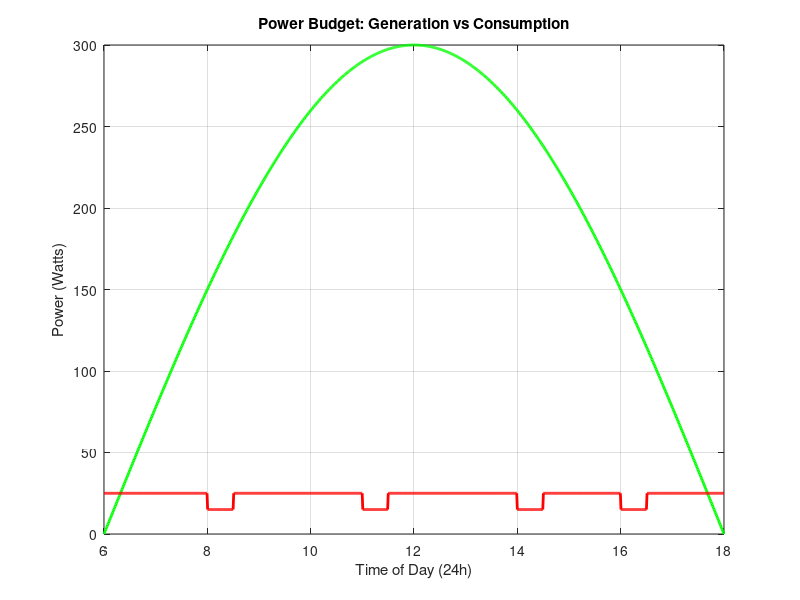

This chart was generated by the following MATLAB code:
M_payload = 2.0;       % given load
M_hw = 2.0;            % estimated mass of other components required
rho_air = 1.225;       
rho_he = 0.1786;       
delta_rho = rho_air - rho_he; 
sigma_env = 0.1;       % heavy duty mylar was around 0.07 kg/m2 but 
% rounded up higher to account for error
k = 3.5;               % length / diameter, for blimps this ratio is 
% between 3 to 5
v_cruise = 5.0;        % target cruise speed (m/s) (~18 km/h)
C_dv = 0.03;           % for airships, volumetric drag coefficient is
%  taken, for blimps it lies between 0.023 and 0.045
eta_prop = 0.8;        % propeller efficiency taken to be 80%
eta_motor = 0.8;       % motor efficiency taken to be 80%
P = 10;       % we assume 10W of power is drawn continuously by the other
%  components with majority power drawn by say arduino or raspberry pi 4


%all equations used have been referred to from the internet and thus may
%hold their errors
ecc = sqrt(1 - 1/k^2);
mass_eq = @(D) (pi/6 * k * D.^3 * delta_rho) - (M_payload + M_hw + (2*pi*(D/2).^2 * (1 + (k/ecc)*asin(ecc))) * sigma_env);
%we use the surface area of an ellipse rotated along its major axis
D_req = fzero(mass_eq, 1.5);
L_req = k * D_req;
V_req = (pi/6) * k * D_req^3;
S_req = 2*pi*(D_req/2)^2 * (1 + (k/ecc)*asin(ecc));
M_env = S_req * sigma_env;
M_total = M_payload + M_hw + M_env;

Drag = 0.5 * rho_air * v_cruise^2 * (V_req^(2/3)) * C_dv; %standard drag formula
P_thrust = (Drag * v_cruise) / (eta_prop * eta_motor); 
%we could assume 100% efficient but that would not be practical
P_total = P_thrust + P;
%displaying stuff (co-pilot)
fprintf('Required Diameter: %.2f m\n', D_req);
fprintf('Required Length:   %.2f m\n', L_req);
fprintf('Buoyant Volume:    %.2f m^3\n', V_req);
fprintf('Total Mass:        %.2f kg (Payload: %.1f, HW: %.1f, Env: %.2f)\n', M_total, M_payload, M_hw, M_env);
fprintf('Aerodynamic Drag:  %.2f N @ %.1f m/s\n', Drag, v_cruise);
fprintf('Total Power Req:   %.2f W (%.2f W Thrust + %.2f W Avionics)\n', P_total, P_thrust, P);

time_hours = linspace(6, 18, 1000); % 6 AM to 6 PM
dt = (time_hours(2) - time_hours(1)) * 3600; 

P_cruise = 15;      % we did calculate 11.35 W but now that made in still 
% air so now the power requirement is bumped up to account for disturbances
P_hover = 5;       % required during hovering/package drop (no drag)
P_avionics = 10;
Bat_Capacity_Wh = 150; % common consumer drones have a 100 Wh battery and 
% LiPo batteries can be used which fit in the weight limit as well
%https://www.sciencedirect.com/science/article/pii/S0038092X24006303
Bat_Energy_J = Bat_Capacity_Wh * 3600; 

A_solar = 2.0;      % 2 square meters of thin film panels on top, 
% taken as 2 square meters to stay within the proposed weight limit
eta_solar = 0.15;   % 15% efficiency for ultra thin film CIGS solar cells
Peak_Irradiance = 1000; % taken from net, commonly used for simulating


flight_mode = ones(size(time_hours)); % we assume 1 to mean flight (transit)
% Insert Hovering phases (e.g., at 8:00, 11:00, 14:00, 16:00 for 30 mins each)
delivery_times = [8, 11, 14, 16]; %we take 4 delivery runs
for t = delivery_times
    idx = (time_hours >= t) & (time_hours <= t+0.5); %we take a 30 minute 
    % window because, there are a lot of things that can go wrong with a 
    % large blimp, it has to flight at a sufficient high and has to deal
    % with a lot of extra thrust when the load is dropped
    flight_mode(idx) = 0; 
end

Power_Consumed = (flight_mode .* P_cruise) + (~flight_mode .* P_hover) + P_avionics;

Irradiance = Peak_Irradiance * sin(pi * (time_hours - 6) / 12); %irradiance
% modelled as a sine wave
Irradiance(Irradiance < 0) = 0;

Power_Generated = Irradiance * A_solar * eta_solar;

plot(time_hours, Power_Generated, 'g', 'LineWidth', 2);
hold on;
plot(time_hours, Power_Consumed, 'r', 'LineWidth', 2);
title('Power Budget: Generation vs Consumption');
xlabel('Time of Day (24h)');
ylabel('Power (Watts)');
grid on; 
xlim([6 18]);
